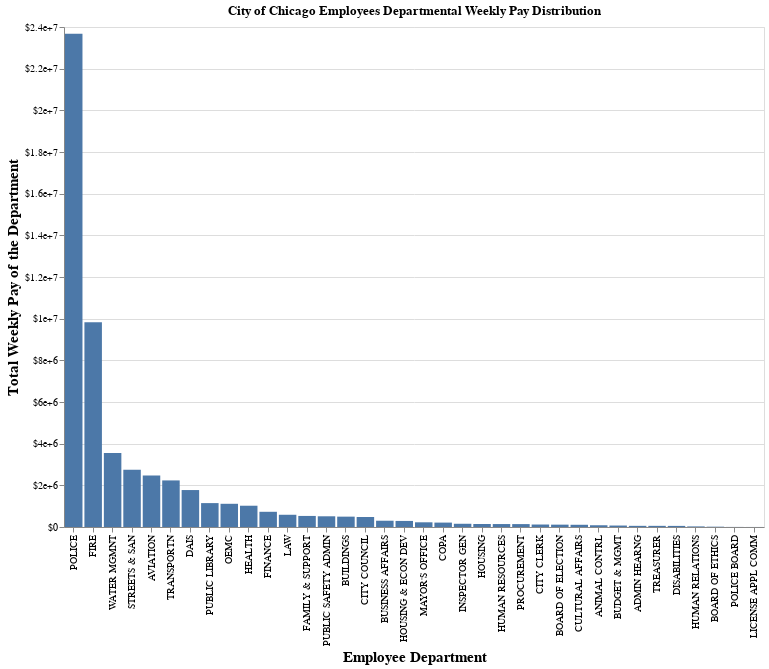

This figure's notebook cell:
### Code cell
alt.data_transformers.disable_max_rows()

alt.Chart(merged_df).mark_bar().encode(
    alt.X('Department:N', sort='-y', axis=alt.Axis(title= "Employee Department")),
    alt.Y('Weekly Pay:Q', axis=alt.Axis(format='$', title="Total Weekly Pay of the Department")),
    #alt.Size('Counts:Q', scale=alt.Scale(range=[0, 12000])),
    alt.Tooltip('Counts:Q')
).properties(title='City of Chicago Employees Departmental Weekly Pay Distribution', width=700, height=500).configure_axis(titleFontSize=15)

### Figure 1 — Vega-Lite specification as saved in the notebook (floating-point values rounded to 4 significant figures)
{"config": {"view": {"continuousWidth": 400, "continuousHeight": 300}, "axis": {"titleFontSize": 15}}, "data": {"name": "data-8016d7a73d26be1218b83bc8655fd6a9"}, "mark": "bar", "encoding": {"tooltip": {"field": "Counts", "type": "quantitative"}, "x": {"axis": {"title": "Employee Department"}, "field": "Department", "sort": "-y", "type": "nominal"}, "y": {"axis": {"format": "$", "title": "Total Weekly Pay of the Department"}, "field": "Weekly Pay", "type": "quantitative"}}, "height": 500, "title": "City of Chicago Employees Departmental Weekly Pay Distribution", "width": 700, "$schema": "https://vega.github.io/schema/vega-lite/v4.17.0.json", "datasets": {"data-8016d7a73d26be1218b83bc8655fd6a9": [{"Department": "ADMIN HEARNG", "Typical Hours": 0.0, "Annual Salary": 2897000.0, "Hourly Rate": 0.0, "Weekly Pay": 55710.0, "Counts": 34}, {"Department": "ANIMAL CONTRL", "Typical Hours": 120.0, "Annual Salary": 4208000.0, "Hourly Rate": 152.3, "Weekly Pay": 83980.0, "Counts": 62}, {"Department": "AVIATION", "Typical Hours": 33560.0, "Annual Salary": 57360000.0, "Hourly Rate": 34420.0, "Weekly Pay": 2468000.0, "Counts": 1525}, {"Department": "BOARD OF ELECTION", "Typical Hours": 0.0, "Annual Salary": 5865000.0, "Hourly Rate": 0.0, "Weekly Pay": 112800.0, "Counts": 104}, {"Department": "BOARD OF ETHICS", "Typical Hours": 0.0, "Annual Salary": 774000.0, "Hourly Rate": 0.0, "Weekly Pay": 14880.0, "Counts": 7}, {"Department": "BUDGET & MGMT", "Typical Hours": 0.0, "Annual Salary": 3649000.0, "Hourly Rate": 0.0, "Weekly Pay": 70170.0, "Counts": 35}, {"Department": "BUILDINGS", "Typical Hours": 0.0, "Annual Salary": 25850000.0, "Hourly Rate": 0.0, "Weekly Pay": 497200.0, "Counts": 228}, {"Department": "BUSINESS AFFAIRS", "Typical Hours": 180.0, "Annual Salary": 15520000.0, "Hourly Rate": 138.6, "Weekly Pay": 301300.0, "Counts": 183}, {"Department": "CITY CLERK", "Typical Hours": 315.0, "Annual Salary": 5939000.0, "Hourly Rate": 138.6, "Weekly Pay": 119100.0, "Counts": 84}, {"Department": "CITY COUNCIL", "Typical Hours": 2900.0, "Annual Salary": 22370000.0, "Hourly Rate": 1998.0, "Weekly Pay": 481000.0, "Counts": 394}, {"Department": "COPA", "Typical Hours": 0.0, "Annual Salary": 10990000.0, "Hourly Rate": 0.0, "Weekly Pay": 211400.0, "Counts": 122}, {"Department": "CULTURAL AFFAIRS", "Typical Hours": 0.0, "Annual Salary": 5556000.0, "Hourly Rate": 0.0, "Weekly Pay": 106800.0, "Counts": 58}, {"Department": "DAIS", "Typical Hours": 27920.0, "Annual Salary": 25050000.0, "Hourly Rate": 32290.0, "Weekly Pay": 1774000.0, "Counts": 942}, {"Department": "DISABILITIES", "Typical Hours": 60.0, "Annual Salary": 2697000.0, "Hourly Rate": 46.2, "Weekly Pay": 52800.0, "Counts": 34}, {"Department": "FAMILY & SUPPORT", "Typical Hours": 5600.0, "Annual Salary": 26030000.0, "Hourly Rate": 1479.0, "Weekly Pay": 530900.0, "Counts": 565}, {"Department": "FINANCE", "Typical Hours": 1060.0, "Annual Salary": 35890000.0, "Hourly Rate": 1015.0, "Weekly Pay": 730200.0, "Counts": 469}, {"Department": "FIRE", "Typical Hours": 0.0, "Annual Salary": 511100000.0, "Hourly Rate": 0.0, "Weekly Pay": 9828000.0, "Counts": 4795}, {"Department": "HEALTH", "Typical Hours": 35.0, "Annual Salary": 52990000.0, "Hourly Rate": 64.3, "Weekly Pay": 1021000.0, "Counts": 570}, {"Department": "HOUSING", "Typical Hours": 175.0, "Annual Salary": 7328000.0, "Hourly Rate": 77.0, "Weekly Pay": 143600.0, "Counts": 85}, {"Department": "HOUSING & ECON DEV", "Typical Hours": 70.0, "Annual Salary": 15080000.0, "Hourly Rate": 30.8, "Weekly Pay": 291100.0, "Counts": 156}, {"Department": "HUMAN RELATIONS", "Typical Hours": 0.0, "Annual Salary": 1459000.0, "Hourly Rate": 0.0, "Weekly Pay": 28050.0, "Counts": 14}, {"Department": "HUMAN RESOURCES", "Typical Hours": 0.0, "Annual Salary": 7354000.0, "Hourly Rate": 0.0, "Weekly Pay": 141400.0, "Counts": 79}, {"Department": "INSPECTOR GEN", "Typical Hours": 0.0, "Annual Salary": 8074000.0, "Hourly Rate": 0.0, "Weekly Pay": 155300.0, "Counts": 85}, {"Department": "LAW", "Typical Hours": 560.0, "Annual Salary": 29480000.0, "Hourly Rate": 576.3, "Weekly Pay": 587200.0, "Counts": 302}, {"Department": "LICENSE APPL COMM", "Typical Hours": 0.0, "Annual Salary": 102700.0, "Hourly Rate": 0.0, "Weekly Pay": 1976.0, "Counts": 1}, {"Department": "MAYOR'S OFFICE", "Typical Hours": 770.0, "Annual Salary": 10920000.0, "Hourly Rate": 440.0, "Weekly Pay": 225500.0, "Counts": 120}, {"Department": "OEMC", "Typical Hours": 3580.0, "Annual Salary": 53830000.0, "Hourly Rate": 3945.0, "Weekly Pay": 1114000.0, "Counts": 863}, {"Department": "POLICE", "Typical Hours": 200.0, "Annual Salary": 1231000000.0, "Hourly Rate": 172.6, "Weekly Pay": 23680000.0, "Counts": 12175}, {"Department": "POLICE BOARD", "Typical Hours": 0.0, "Annual Salary": 184700.0, "Hourly Rate": 0.0, "Weekly Pay": 3553.0, "Counts": 2}, {"Department": "PROCUREMENT", "Typical Hours": 80.0, "Annual Salary": 7053000.0, "Hourly Rate": 92.9, "Weekly Pay": 139300.0, "Counts": 74}, {"Department": "PUBLIC LIBRARY", "Typical Hours": 5940.0, "Annual Salary": 53580000.0, "Hourly Rate": 5515.0, "Weekly Pay": 1147000.0, "Counts": 984}, {"Department": "PUBLIC SAFETY ADMIN", "Typical Hours": 2000.0, "Annual Salary": 21430000.0, "Hourly Rate": 2547.0, "Weekly Pay": 513900.0, "Counts": 281}, {"Department": "STREETS & SAN", "Typical Hours": 62150.0, "Annual Salary": 26210000.0, "Hourly Rate": 56410.0, "Weekly Pay": 2752000.0, "Counts": 1832}, {"Department": "TRANSPORTN", "Typical Hours": 34200.0, "Annual Salary": 34780000.0, "Hourly Rate": 39180.0, "Weekly Pay": 2236000.0, "Counts": 1197}, {"Department": "TREASURER", "Typical Hours": 0.0, "Annual Salary": 2875000.0, "Hourly Rate": 0.0, "Weekly Pay": 55280.0, "Counts": 29}, {"Department": "WATER MGMNT", "Typical Hours": 60800.0, "Annual Salary": 36580000.0, "Hourly Rate": 71320.0, "Weekly Pay": 3556000.0, "Counts": 1891}]}}
